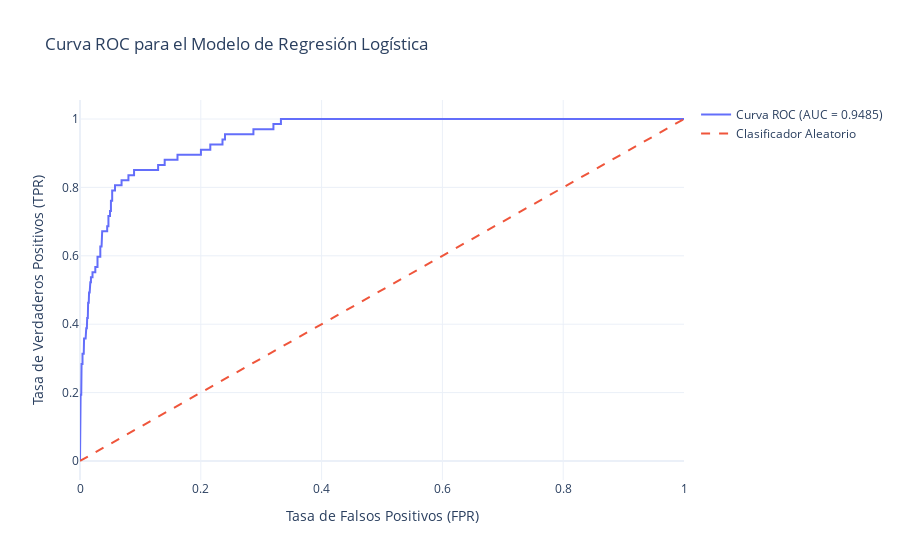

Source (notebook cell):
### Markdown cell above
### 4.3. Curva ROC y AUC

### Code cell
# Calculamos la tasa de verdaderos positivos (tpr) y la tasa de falsos positivos (fpr)
fpr, tpr, umbrales = roc_curve(y_test, y_pred_proba)
auc = roc_auc_score(y_test, y_pred_proba)

# Creamos el gráfico con Plotly
fig = go.Figure()
fig.add_trace(go.Scatter(x=fpr, y=tpr, mode='lines', name=f'Curva ROC (AUC = {auc:.4f})'))
fig.add_trace(go.Scatter(x=[0, 1], y=[0, 1], mode='lines', name='Clasificador Aleatorio', line=dict(dash='dash')))
fig.update_layout(
    title='Curva ROC para el Modelo de Regresión Logística',
    xaxis_title='Tasa de Falsos Positivos (FPR)',
    yaxis_title='Tasa de Verdaderos Positivos (TPR)',
    template='plotly_white'
)
fig.show()
